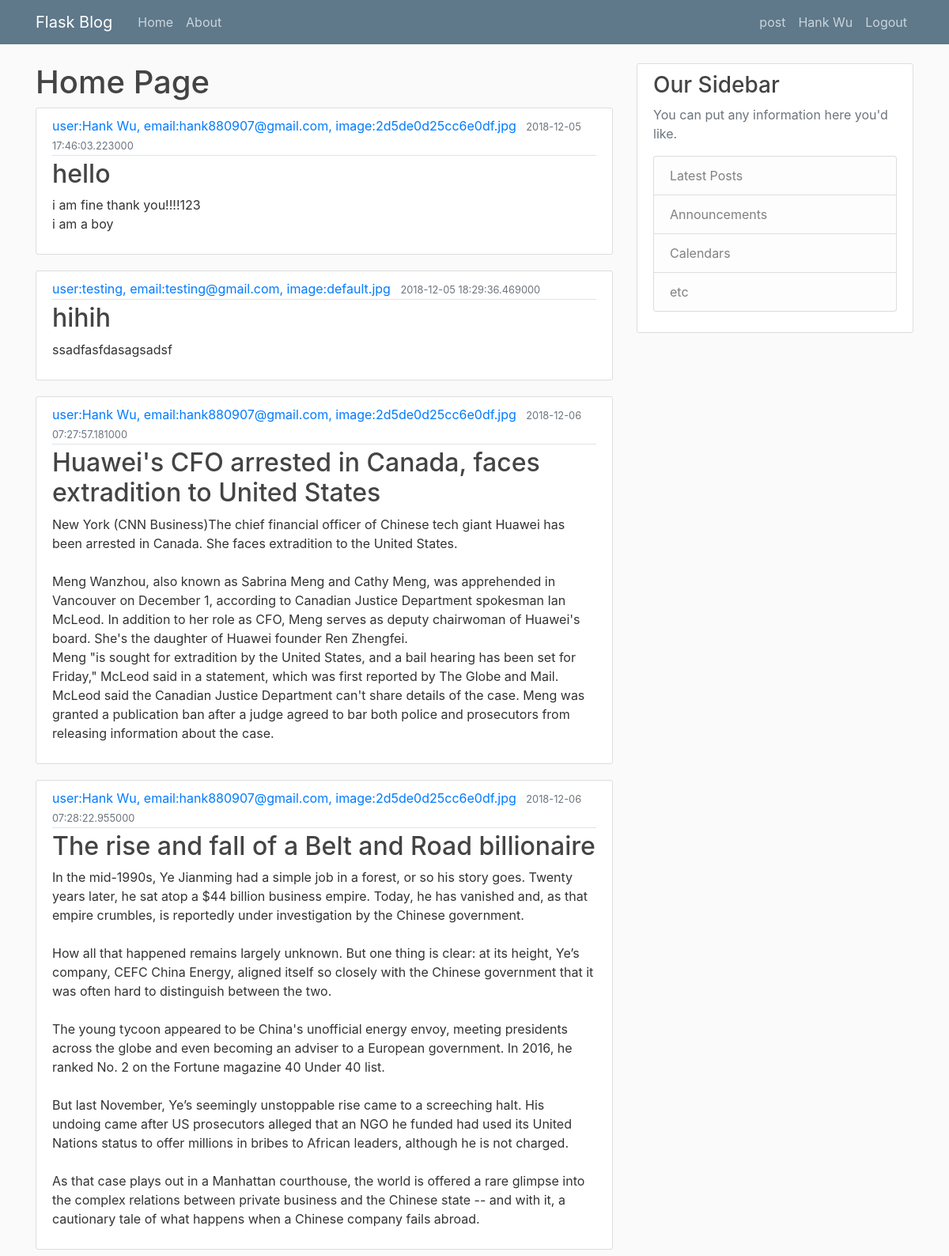
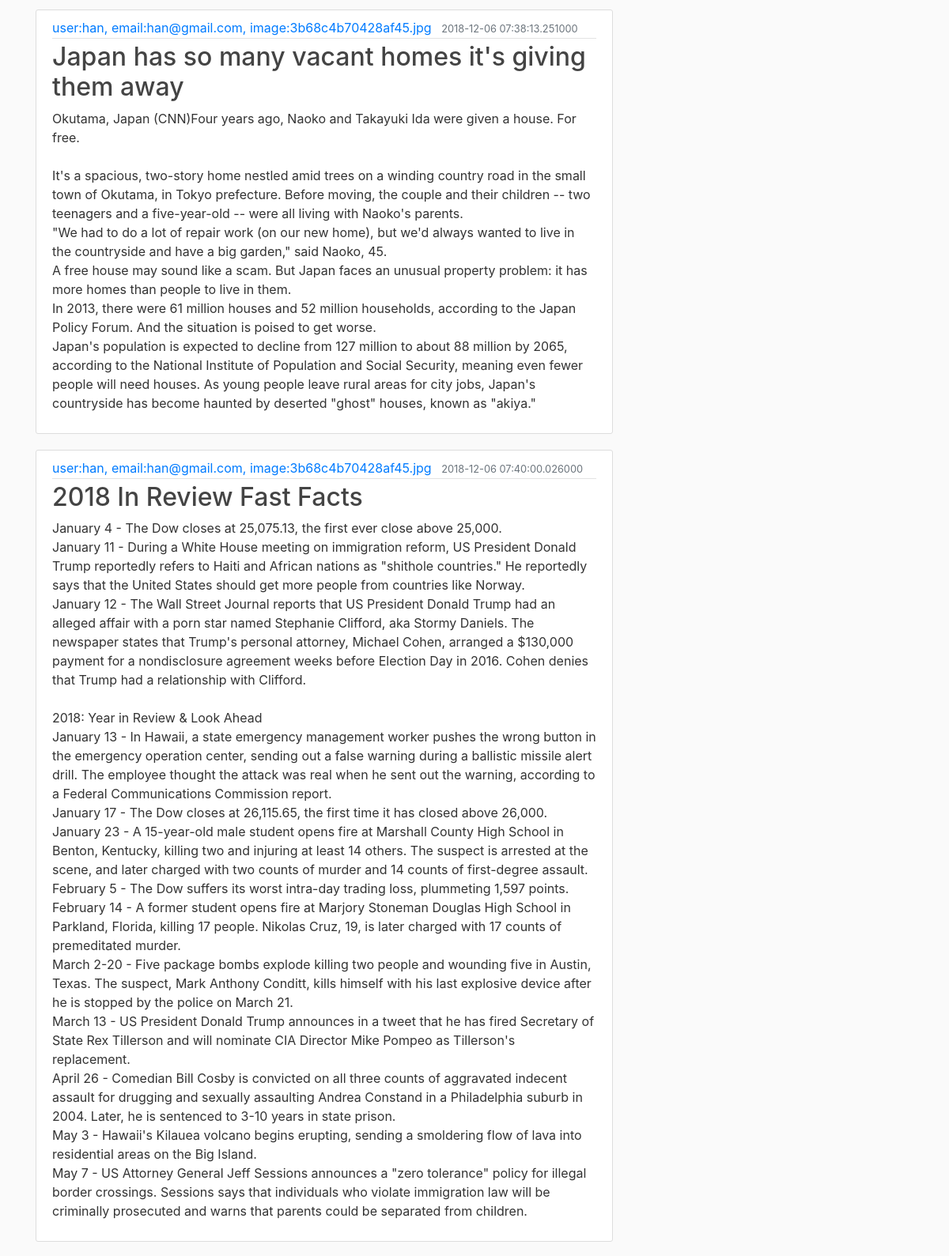
The app's page /home (signed in, upper part) with its own data (2 pictures, top to bottom).
### flaskblog/models.py (models this page shows, shortened)
class User(db.Model, UserMixin):
    id = db.Column(db.Integer, primary_key=True)
    username = db.Column(db.String(20), unique=True, nullable=False)
    email = db.Column(db.String(120), unique=True, nullable=False)
    image_file = db.Column(db.String(20), nullable=False, default='default.jpg')
    password = db.Column(db.String(60), nullable=False)
    posts = db.relationship('Post', backref='author', lazy=True) # the string 'Post' refer to the class post
    def __repr__(self):
        return "user:{}, email:{}, image:{}".format(self.username, self.email, self.image_file)

class Post(db.Model):
    id = db.Column(db.Integer, primary_key=True)
    title = db.Column(db.String(100) , nullable=False)
    date_posted = db.Column(db.DateTime, nullable=False, default=datetime.utcnow)
    content = db.Column(db.Text, nullable=False)
    user_id = db.Column(db.Integer, db.ForeignKey('user.id'), nullable=False) # what does the foreign Key dose?

### flaskblog/route.py (the view)
@app.route("/")
@app.route("/home")
def home():
    posts = Post.query.all()
    return render_template("home.html", posts=posts)

### flaskblog/models.py (called while the page is built)
@login_manager.user_loader
def load_user(user_id):
    return User.query.get(int(user_id))

### flaskblog/templates/home.html
{% extends "layout.html"%}
{%block content%}
    <h1>Home Page</h1>
    {% for post in posts%}
        <article class="media content-section">
          <div class="media-body">
            <div class="article-metadata">
              <a class="mr-2" href="#">{{ post.author }}</a>
              <small class="text-muted">{{ post.date_posted }}</small>
            </div>
            <h2><a class="article-title" href="#">{{ post.title }}</a></h2>
            <p class="article-content">{{ post.content }}</p>
          </div>
        </article>
    {% endfor %}
{% endblock content%}

### flaskblog/templates/layout.html (shortened to what this page needs)
<!DOCTYPE html>
<html>
<head>
    <link rel="stylesheet" href="https://stackpath.bootstrapcdn.com/bootstrap/4.1.3/css/bootstrap.min.css">
    <link rel="stylesheet" type="text/css" href="{{url_for('static', filename='main.css')}}">
</head>
<body>
    <header class="site-header">
      <nav class="navbar navbar-expand-md navbar-dark bg-steel fixed-top">
        <div class="container">
          <a class="navbar-brand mr-4" href="/">Flask Blog</a>
          <div class="collapse navbar-collapse" id="navbarToggle">
            <div class="navbar-nav mr-auto">
              <a class="nav-item nav-link" href="/">Home</a>
              <a class="nav-item nav-link" href="/about">About</a>
            </div>
            <div class="navbar-nav">
              {% if current_user.is_authenticated%}
                <a class = "nav-item nav-link" href="/post/new">post</a>
                <a class = "nav-item nav-link" href="/account">{{current_user.username}}</a>
                <a class = "nav-item nav-link" href="/logout">Logout</a>
              {% else %}
                <a class="nav-item nav-link" href="/login">Login</a>
                <a class="nav-item nav-link" href="/register">Register</a>
              {% endif %}
            </div>
          </div>
        </div>
      </nav>
    </header>
    <main role="main" class="container">
      <div class="row">
        <div class="col-md-8">
          {% block content %}{% endblock %}
        </div>
        <div class="col-md-4">
          <div class="content-section">
            <h3>Our Sidebar</h3>
            <p class='text-muted'>You can put any information here you'd like.
              <ul class="list-group">
                <li class="list-group-item list-group-item-light">Latest Posts</li>
                <li class="list-group-item list-group-item-light">Announcements</li>
                <li class="list-group-item list-group-item-light">Calendars</li>
                <li class="list-group-item list-group-item-light">etc</li>
              </ul>
            </p>
          </div>
        </div>
      </div>
    </main>
</body>
</html>

### flaskblog/static/main.css (style rules this page uses)
body { background: #fafafa; color: #333333; margin-top: 5rem; }
h1, h2, h3, h4, h5, h6 { color: #444444; }
.bg-steel { background-color: #5f788a; }
.site-header .navbar-nav .nav-link { color: #cbd5db; }
.content-section { background: #ffffff; padding: 10px 20px; border: 1px solid #dddddd; border-radius: 3px; margin-bottom: 20px; }
.article-title { color: #444444; }
.article-content { white-space: pre-line; }
.article-metadata { padding-bottom: 1px; margin-bottom: 4px; border-bottom: 1px solid #e3e3e3 }

### records on screen
User: username "Hank Wu"
Post: author "user:Hank Wu, email:hank880907@gmail.com, image:2d5de0d25cc6e0df.jpg", date_posted "2018-12-05 17:46:03.223000", title "hello", content "i am fine thank you!!!!123 i am a boy"
Post: author "user:testing, email:testing@gmail.com, image:default.jpg", date_posted "2018-12-05 18:29:36.469000", title "hihih", content "ssadfasfdasagsadsf"
Post: author "user:Hank Wu, email:hank880907@gmail.com, image:2d5de0d25cc6e0df.jpg", date_posted "2018-12-06 07:27:57.181000", title "Huawei's CFO arrested in Canada, faces extradition to United States", content "New York (CNN Business)The chief financial officer of Chinese tech giant Huawei has been arrested in Canada. She faces extradition to the United States. Meng Wanzhou, also known as Sabrina Meng and Cathy Meng, was apprehended in Vancouver on December 1, according to Canadian Justice Department spokesman Ian McLeod. In addition to her role as CFO, Meng serves as deputy chairwoman of Huawei's board. She's the daughter of Huawei founder Ren Zhengfei. Meng \"is sought for extradition by the United States, and a bail hearing has been set for Friday,\" McLeod said in a statement, which was first reported by The Globe and Mail. McLeod said the Canadian Justice Department can't share details of the…"
Post: author "user:Hank Wu, email:hank880907@gmail.com, image:2d5de0d25cc6e0df.jpg", date_posted "2018-12-06 07:28:22.955000", title "The rise and fall of a Belt and Road billionaire", content "In the mid-1990s, Ye Jianming had a simple job in a forest, or so his story goes. Twenty years later, he sat atop a $44 billion business empire. Today, he has vanished and, as that empire crumbles, is reportedly under investigation by the Chinese government. How all that happened remains largely unknown. But one thing is clear: at its height, Ye’s company, CEFC China Energy, aligned itself so closely with the Chinese government that it was often hard to distinguish between the two. The young tycoon appeared to be China's unofficial energy envoy, meeting presidents across the globe and even becoming an adviser to a European government. In 2016, he ranked No. 2 on the Fortune magazine 40…"
Post: author "user:han, email:han@gmail.com, image:3b68c4b70428af45.jpg", date_posted "2018-12-06 07:38:13.251000", title "Japan has so many vacant homes it's giving them away", content "Okutama, Japan (CNN)Four years ago, Naoko and Takayuki Ida were given a house. For free. It's a spacious, two-story home nestled amid trees on a winding country road in the small town of Okutama, in Tokyo prefecture. Before moving, the couple and their children -- two teenagers and a five-year-old -- were all living with Naoko's parents. \"We had to do a lot of repair work (on our new home), but we'd always wanted to live in the countryside and have a big garden,\" said Naoko, 45. A free house may sound like a scam. But Japan faces an unusual property problem: it has more homes than people to live in them. In 2013, there were 61 million houses and 52 million households, according to the Japan…"
Post: author "user:han, email:han@gmail.com, image:3b68c4b70428af45.jpg", date_posted "2018-12-06 07:40:00.026000", title "2018 In Review Fast Facts", content "January 4 - The Dow closes at 25,075.13, the first ever close above 25,000. January 11 - During a White House meeting on immigration reform, US President Donald Trump reportedly refers to Haiti and African nations as \"shithole countries.\" He reportedly says that the United States should get more people from countries like Norway. January 12 - The Wall Street Journal reports that US President Donald Trump had an alleged affair with a porn star named Stephanie Clifford, aka Stormy Daniels. The newspaper states that Trump's personal attorney, Michael Cohen, arranged a $130,000 payment for a nondisclosure agreement weeks before Election Day in 2016. Cohen denies that Trump had a relationship…"
